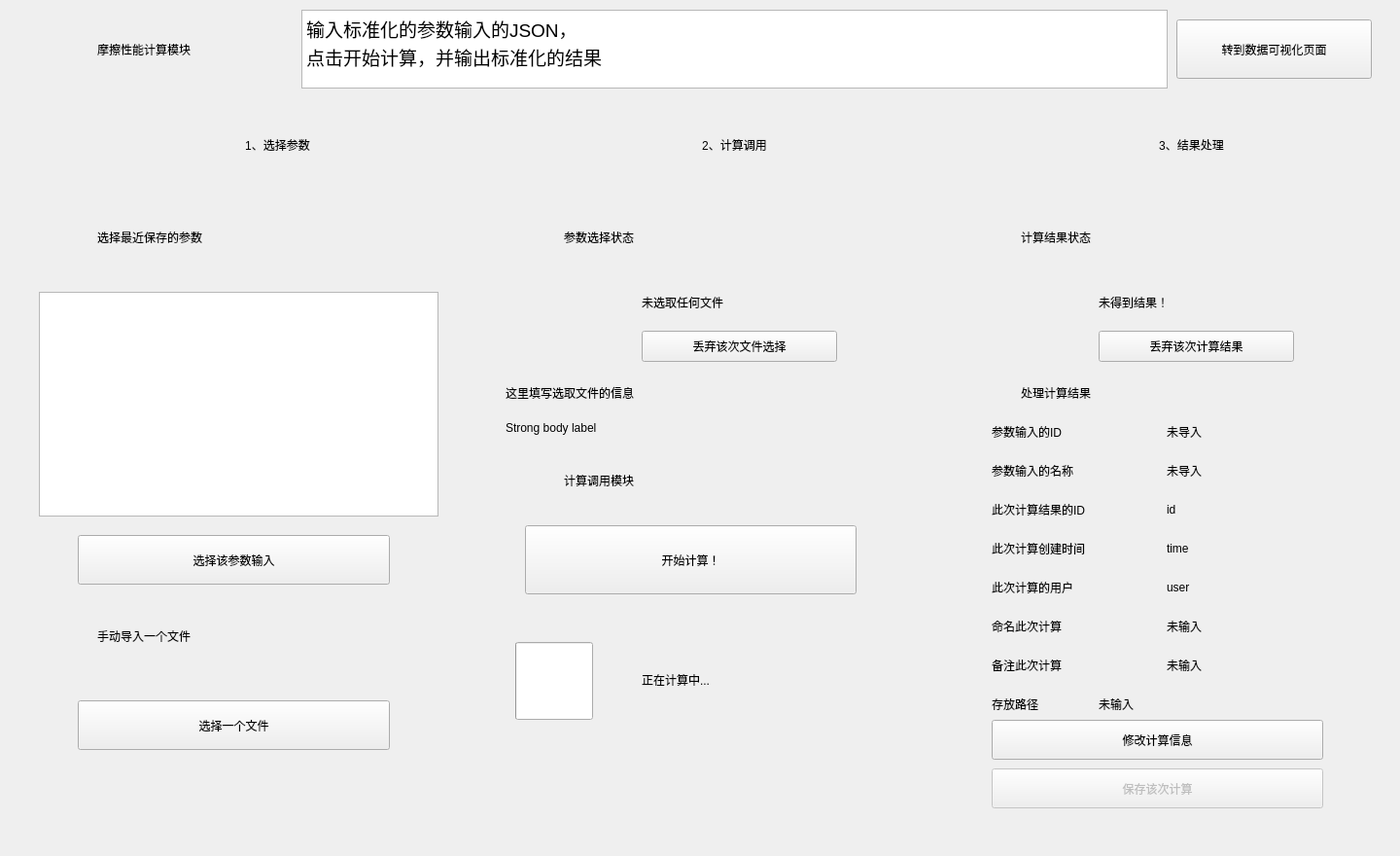
<?xml version="1.0" encoding="UTF-8"?>
<ui version="4.0">
 <class>CaculationFace_UI</class>
 <widget class="QWidget" name="CaculationFace_UI">
  <property name="enabled">
   <bool>true</bool>
  </property>
  <property name="geometry">
   <rect>
    <x>0</x>
    <y>0</y>
    <width>1440</width>
    <height>880</height>
   </rect>
  </property>
  <property name="sizePolicy">
   <sizepolicy hsizetype="Fixed" vsizetype="Fixed">
    <horstretch>0</horstretch>
    <verstretch>0</verstretch>
   </sizepolicy>
  </property>
  <property name="minimumSize">
   <size>
    <width>1440</width>
    <height>880</height>
   </size>
  </property>
  <property name="maximumSize">
   <size>
    <width>1440</width>
    <height>880</height>
   </size>
  </property>
  <property name="windowTitle">
   <string>Form</string>
  </property>
  <widget class="ElevatedCardWidget" name="ElevatedCardWidget">
   <property name="geometry">
    <rect>
     <x>20</x>
     <y>210</y>
     <width>451</width>
     <height>631</height>
    </rect>
   </property>
   <widget class="TableWidget" name="TableWidget">
    <property name="geometry">
     <rect>
      <x>20</x>
      <y>90</y>
      <width>411</width>
      <height>231</height>
     </rect>
    </property>
   </widget>
   <widget class="IconWidget" name="IconWidget_6">
    <property name="geometry">
     <rect>
      <x>20</x>
      <y>20</y>
      <width>31</width>
      <height>31</height>
     </rect>
    </property>
   </widget>
   <widget class="SubtitleLabel" name="SubtitleLabel_2">
    <property name="geometry">
     <rect>
      <x>80</x>
      <y>20</y>
      <width>311</width>
      <height>28</height>
     </rect>
    </property>
    <property name="text">
     <string>选择最近保存的参数</string>
    </property>
   </widget>
   <widget class="PrimaryPushButton" name="PrimaryPushButton">
    <property name="geometry">
     <rect>
      <x>60</x>
      <y>340</y>
      <width>321</width>
      <height>51</height>
     </rect>
    </property>
    <property name="text">
     <string>选择该参数输入</string>
    </property>
    <property name="hasIcon" stdset="0">
     <bool>true</bool>
    </property>
   </widget>
   <widget class="SubtitleLabel" name="SubtitleLabel_3">
    <property name="geometry">
     <rect>
      <x>80</x>
      <y>430</y>
      <width>311</width>
      <height>28</height>
     </rect>
    </property>
    <property name="text">
     <string>手动导入一个文件</string>
    </property>
   </widget>
   <widget class="IconWidget" name="IconWidget_7">
    <property name="geometry">
     <rect>
      <x>20</x>
      <y>430</y>
      <width>31</width>
      <height>31</height>
     </rect>
    </property>
   </widget>
   <widget class="PrimaryPushButton" name="PrimaryPushButton_2">
    <property name="geometry">
     <rect>
      <x>60</x>
      <y>510</y>
      <width>321</width>
      <height>51</height>
     </rect>
    </property>
    <property name="text">
     <string>选择一个文件</string>
    </property>
    <property name="hasIcon" stdset="0">
     <bool>true</bool>
    </property>
   </widget>
  </widget>
  <widget class="ElevatedCardWidget" name="ElevatedCardWidget_2">
   <property name="geometry">
    <rect>
     <x>490</x>
     <y>210</y>
     <width>451</width>
     <height>631</height>
    </rect>
   </property>
   <widget class="IconWidget" name="IconWidget_8">
    <property name="geometry">
     <rect>
      <x>30</x>
      <y>20</y>
      <width>31</width>
      <height>31</height>
     </rect>
    </property>
   </widget>
   <widget class="SubtitleLabel" name="SubtitleLabel_4">
    <property name="geometry">
     <rect>
      <x>90</x>
      <y>20</y>
      <width>311</width>
      <height>28</height>
     </rect>
    </property>
    <property name="text">
     <string>参数选择状态</string>
    </property>
   </widget>
   <widget class="IconWidget" name="IconWidget_9">
    <property name="geometry">
     <rect>
      <x>60</x>
      <y>60</y>
      <width>91</width>
      <height>91</height>
     </rect>
    </property>
   </widget>
   <widget class="TitleLabel" name="TitleLabel_5">
    <property name="geometry">
     <rect>
      <x>170</x>
      <y>80</y>
      <width>261</width>
      <height>41</height>
     </rect>
    </property>
    <property name="text">
     <string>未选取任何文件</string>
    </property>
   </widget>
   <widget class="SubtitleLabel" name="SubtitleLabel_5">
    <property name="geometry">
     <rect>
      <x>30</x>
      <y>180</y>
      <width>391</width>
      <height>28</height>
     </rect>
    </property>
    <property name="text">
     <string>这里填写选取文件的信息</string>
    </property>
   </widget>
   <widget class="SubtitleLabel" name="SubtitleLabel_6">
    <property name="geometry">
     <rect>
      <x>90</x>
      <y>270</y>
      <width>311</width>
      <height>28</height>
     </rect>
    </property>
    <property name="text">
     <string>计算调用模块</string>
    </property>
   </widget>
   <widget class="IconWidget" name="IconWidget_10">
    <property name="geometry">
     <rect>
      <x>30</x>
      <y>270</y>
      <width>31</width>
      <height>31</height>
     </rect>
    </property>
   </widget>
   <widget class="PrimaryPushButton" name="PrimaryPushButton_3">
    <property name="geometry">
     <rect>
      <x>50</x>
      <y>330</y>
      <width>341</width>
      <height>71</height>
     </rect>
    </property>
    <property name="text">
     <string>开始计算！</string>
    </property>
    <property name="hasIcon" stdset="0">
     <bool>true</bool>
    </property>
   </widget>
   <widget class="IndeterminateProgressRing" name="IndeterminateProgressRing">
    <property name="geometry">
     <rect>
      <x>40</x>
      <y>450</y>
      <width>80</width>
      <height>80</height>
     </rect>
    </property>
   </widget>
   <widget class="TitleLabel" name="TitleLabel_2">
    <property name="geometry">
     <rect>
      <x>170</x>
      <y>470</y>
      <width>241</width>
      <height>38</height>
     </rect>
    </property>
    <property name="text">
     <string>正在计算中...</string>
    </property>
   </widget>
   <widget class="PrimaryPushButton" name="PrimaryPushButton_7">
    <property name="geometry">
     <rect>
      <x>170</x>
      <y>130</y>
      <width>201</width>
      <height>32</height>
     </rect>
    </property>
    <property name="text">
     <string>丢弃该次文件选择</string>
    </property>
    <property name="hasIcon" stdset="0">
     <bool>true</bool>
    </property>
   </widget>
   <widget class="StrongBodyLabel" name="StrongBodyLabel">
    <property name="geometry">
     <rect>
      <x>30</x>
      <y>220</y>
      <width>401</width>
      <height>19</height>
     </rect>
    </property>
    <property name="text">
     <string>Strong body label</string>
    </property>
   </widget>
  </widget>
  <widget class="ElevatedCardWidget" name="ElevatedCardWidget_3">
   <property name="geometry">
    <rect>
     <x>960</x>
     <y>210</y>
     <width>451</width>
     <height>631</height>
    </rect>
   </property>
   <widget class="IconWidget" name="IconWidget_11">
    <property name="geometry">
     <rect>
      <x>30</x>
      <y>20</y>
      <width>31</width>
      <height>31</height>
     </rect>
    </property>
   </widget>
   <widget class="SubtitleLabel" name="SubtitleLabel_7">
    <property name="geometry">
     <rect>
      <x>90</x>
      <y>20</y>
      <width>311</width>
      <height>28</height>
     </rect>
    </property>
    <property name="text">
     <string>计算结果状态</string>
    </property>
   </widget>
   <widget class="TitleLabel" name="TitleLabel_6">
    <property name="geometry">
     <rect>
      <x>170</x>
      <y>80</y>
      <width>261</width>
      <height>41</height>
     </rect>
    </property>
    <property name="text">
     <string>未得到结果！</string>
    </property>
   </widget>
   <widget class="IconWidget" name="IconWidget_12">
    <property name="geometry">
     <rect>
      <x>60</x>
      <y>60</y>
      <width>91</width>
      <height>91</height>
     </rect>
    </property>
   </widget>
   <widget class="IconWidget" name="IconWidget_13">
    <property name="geometry">
     <rect>
      <x>30</x>
      <y>180</y>
      <width>31</width>
      <height>31</height>
     </rect>
    </property>
   </widget>
   <widget class="SubtitleLabel" name="SubtitleLabel_8">
    <property name="geometry">
     <rect>
      <x>90</x>
      <y>180</y>
      <width>311</width>
      <height>28</height>
     </rect>
    </property>
    <property name="text">
     <string>处理计算结果</string>
    </property>
   </widget>
   <widget class="PrimaryPushButton" name="PrimaryPushButton_4">
    <property name="geometry">
     <rect>
      <x>60</x>
      <y>530</y>
      <width>341</width>
      <height>41</height>
     </rect>
    </property>
    <property name="text">
     <string>修改计算信息</string>
    </property>
    <property name="hasIcon" stdset="0">
     <bool>true</bool>
    </property>
   </widget>
   <widget class="IconWidget" name="IconWidget_14">
    <property name="geometry">
     <rect>
      <x>10</x>
      <y>220</y>
      <width>31</width>
      <height>31</height>
     </rect>
    </property>
   </widget>
   <widget class="SubtitleLabel" name="SubtitleLabel_9">
    <property name="geometry">
     <rect>
      <x>60</x>
      <y>220</y>
      <width>171</width>
      <height>28</height>
     </rect>
    </property>
    <property name="text">
     <string>参数输入的ID</string>
    </property>
   </widget>
   <widget class="SubtitleLabel" name="SubtitleLabel_10">
    <property name="geometry">
     <rect>
      <x>240</x>
      <y>220</y>
      <width>171</width>
      <height>28</height>
     </rect>
    </property>
    <property name="text">
     <string>未导入</string>
    </property>
   </widget>
   <widget class="SubtitleLabel" name="SubtitleLabel_16">
    <property name="geometry">
     <rect>
      <x>60</x>
      <y>260</y>
      <width>171</width>
      <height>28</height>
     </rect>
    </property>
    <property name="text">
     <string>参数输入的名称</string>
    </property>
   </widget>
   <widget class="IconWidget" name="IconWidget_19">
    <property name="geometry">
     <rect>
      <x>10</x>
      <y>260</y>
      <width>31</width>
      <height>31</height>
     </rect>
    </property>
   </widget>
   <widget class="SubtitleLabel" name="SubtitleLabel_15">
    <property name="geometry">
     <rect>
      <x>240</x>
      <y>260</y>
      <width>171</width>
      <height>28</height>
     </rect>
    </property>
    <property name="text">
     <string>未导入</string>
    </property>
   </widget>
   <widget class="IconWidget" name="IconWidget_20">
    <property name="geometry">
     <rect>
      <x>10</x>
      <y>300</y>
      <width>31</width>
      <height>31</height>
     </rect>
    </property>
   </widget>
   <widget class="SubtitleLabel" name="SubtitleLabel_17">
    <property name="geometry">
     <rect>
      <x>240</x>
      <y>300</y>
      <width>171</width>
      <height>28</height>
     </rect>
    </property>
    <property name="text">
     <string>id</string>
    </property>
   </widget>
   <widget class="SubtitleLabel" name="SubtitleLabel_18">
    <property name="geometry">
     <rect>
      <x>60</x>
      <y>300</y>
      <width>171</width>
      <height>28</height>
     </rect>
    </property>
    <property name="text">
     <string>此次计算结果的ID</string>
    </property>
   </widget>
   <widget class="IconWidget" name="IconWidget_21">
    <property name="geometry">
     <rect>
      <x>10</x>
      <y>340</y>
      <width>31</width>
      <height>31</height>
     </rect>
    </property>
   </widget>
   <widget class="SubtitleLabel" name="SubtitleLabel_19">
    <property name="geometry">
     <rect>
      <x>240</x>
      <y>340</y>
      <width>191</width>
      <height>28</height>
     </rect>
    </property>
    <property name="text">
     <string>time</string>
    </property>
   </widget>
   <widget class="SubtitleLabel" name="SubtitleLabel_20">
    <property name="geometry">
     <rect>
      <x>60</x>
      <y>340</y>
      <width>171</width>
      <height>28</height>
     </rect>
    </property>
    <property name="text">
     <string>此次计算创建时间</string>
    </property>
   </widget>
   <widget class="IconWidget" name="IconWidget_22">
    <property name="geometry">
     <rect>
      <x>10</x>
      <y>420</y>
      <width>31</width>
      <height>31</height>
     </rect>
    </property>
   </widget>
   <widget class="SubtitleLabel" name="SubtitleLabel_21">
    <property name="geometry">
     <rect>
      <x>240</x>
      <y>420</y>
      <width>171</width>
      <height>28</height>
     </rect>
    </property>
    <property name="text">
     <string>未输入</string>
    </property>
   </widget>
   <widget class="SubtitleLabel" name="SubtitleLabel_22">
    <property name="geometry">
     <rect>
      <x>60</x>
      <y>420</y>
      <width>171</width>
      <height>28</height>
     </rect>
    </property>
    <property name="text">
     <string>命名此次计算</string>
    </property>
   </widget>
   <widget class="PrimaryPushButton" name="PrimaryPushButton_6">
    <property name="enabled">
     <bool>false</bool>
    </property>
    <property name="geometry">
     <rect>
      <x>60</x>
      <y>580</y>
      <width>341</width>
      <height>41</height>
     </rect>
    </property>
    <property name="text">
     <string>保存该次计算</string>
    </property>
    <property name="hasIcon" stdset="0">
     <bool>true</bool>
    </property>
   </widget>
   <widget class="SubtitleLabel" name="SubtitleLabel_23">
    <property name="geometry">
     <rect>
      <x>60</x>
      <y>460</y>
      <width>171</width>
      <height>28</height>
     </rect>
    </property>
    <property name="text">
     <string>备注此次计算</string>
    </property>
   </widget>
   <widget class="IconWidget" name="IconWidget_23">
    <property name="geometry">
     <rect>
      <x>10</x>
      <y>460</y>
      <width>31</width>
      <height>31</height>
     </rect>
    </property>
   </widget>
   <widget class="SubtitleLabel" name="SubtitleLabel_24">
    <property name="geometry">
     <rect>
      <x>240</x>
      <y>460</y>
      <width>171</width>
      <height>28</height>
     </rect>
    </property>
    <property name="text">
     <string>未输入</string>
    </property>
   </widget>
   <widget class="PrimaryPushButton" name="PrimaryPushButton_8">
    <property name="geometry">
     <rect>
      <x>170</x>
      <y>130</y>
      <width>201</width>
      <height>32</height>
     </rect>
    </property>
    <property name="text">
     <string>丢弃该次计算结果</string>
    </property>
    <property name="hasIcon" stdset="0">
     <bool>true</bool>
    </property>
   </widget>
   <widget class="SubtitleLabel" name="SubtitleLabel_25">
    <property name="geometry">
     <rect>
      <x>240</x>
      <y>380</y>
      <width>171</width>
      <height>28</height>
     </rect>
    </property>
    <property name="text">
     <string>user</string>
    </property>
   </widget>
   <widget class="IconWidget" name="IconWidget_24">
    <property name="geometry">
     <rect>
      <x>10</x>
      <y>380</y>
      <width>31</width>
      <height>31</height>
     </rect>
    </property>
   </widget>
   <widget class="SubtitleLabel" name="SubtitleLabel_26">
    <property name="geometry">
     <rect>
      <x>60</x>
      <y>380</y>
      <width>171</width>
      <height>28</height>
     </rect>
    </property>
    <property name="text">
     <string>此次计算的用户</string>
    </property>
   </widget>
   <widget class="IconWidget" name="IconWidget_25">
    <property name="geometry">
     <rect>
      <x>10</x>
      <y>500</y>
      <width>31</width>
      <height>31</height>
     </rect>
    </property>
   </widget>
   <widget class="SubtitleLabel" name="SubtitleLabel_28">
    <property name="geometry">
     <rect>
      <x>60</x>
      <y>500</y>
      <width>171</width>
      <height>28</height>
     </rect>
    </property>
    <property name="text">
     <string>存放路径</string>
    </property>
   </widget>
   <widget class="CaptionLabel" name="CaptionLabel">
    <property name="geometry">
     <rect>
      <x>170</x>
      <y>500</y>
      <width>261</width>
      <height>28</height>
     </rect>
    </property>
    <property name="text">
     <string>未输入</string>
    </property>
   </widget>
  </widget>
  <widget class="CardWidget" name="CardWidget">
   <property name="geometry">
    <rect>
     <x>20</x>
     <y>100</y>
     <width>451</width>
     <height>101</height>
    </rect>
   </property>
   <widget class="IconWidget" name="IconWidget">
    <property name="geometry">
     <rect>
      <x>30</x>
      <y>20</y>
      <width>61</width>
      <height>61</height>
     </rect>
    </property>
   </widget>
   <widget class="TitleLabel" name="TitleLabel">
    <property name="geometry">
     <rect>
      <x>110</x>
      <y>30</y>
      <width>311</width>
      <height>38</height>
     </rect>
    </property>
    <property name="text">
     <string>1、选择参数</string>
    </property>
    <property name="alignment">
     <set>Qt::AlignCenter</set>
    </property>
   </widget>
  </widget>
  <widget class="CardWidget" name="CardWidget_2">
   <property name="geometry">
    <rect>
     <x>490</x>
     <y>100</y>
     <width>451</width>
     <height>101</height>
    </rect>
   </property>
   <widget class="IconWidget" name="IconWidget_3">
    <property name="geometry">
     <rect>
      <x>30</x>
      <y>20</y>
      <width>61</width>
      <height>61</height>
     </rect>
    </property>
   </widget>
   <widget class="TitleLabel" name="TitleLabel_3">
    <property name="geometry">
     <rect>
      <x>110</x>
      <y>30</y>
      <width>311</width>
      <height>38</height>
     </rect>
    </property>
    <property name="text">
     <string>2、计算调用</string>
    </property>
    <property name="alignment">
     <set>Qt::AlignCenter</set>
    </property>
   </widget>
  </widget>
  <widget class="CardWidget" name="CardWidget_3">
   <property name="geometry">
    <rect>
     <x>960</x>
     <y>100</y>
     <width>451</width>
     <height>101</height>
    </rect>
   </property>
   <widget class="IconWidget" name="IconWidget_4">
    <property name="geometry">
     <rect>
      <x>30</x>
      <y>20</y>
      <width>61</width>
      <height>61</height>
     </rect>
    </property>
   </widget>
   <widget class="TitleLabel" name="TitleLabel_4">
    <property name="geometry">
     <rect>
      <x>110</x>
      <y>30</y>
      <width>311</width>
      <height>38</height>
     </rect>
    </property>
    <property name="text">
     <string>3、结果处理</string>
    </property>
    <property name="alignment">
     <set>Qt::AlignCenter</set>
    </property>
   </widget>
  </widget>
  <widget class="ElevatedCardWidget" name="ElevatedCardWidget_4">
   <property name="geometry">
    <rect>
     <x>20</x>
     <y>10</y>
     <width>281</width>
     <height>82</height>
    </rect>
   </property>
   <widget class="IconWidget" name="IconWidget_5">
    <property name="geometry">
     <rect>
      <x>10</x>
      <y>10</y>
      <width>60</width>
      <height>60</height>
     </rect>
    </property>
   </widget>
   <widget class="SubtitleLabel" name="SubtitleLabel">
    <property name="geometry">
     <rect>
      <x>80</x>
      <y>20</y>
      <width>191</width>
      <height>41</height>
     </rect>
    </property>
    <property name="text">
     <string>摩擦性能计算模块</string>
    </property>
   </widget>
  </widget>
  <widget class="TextEdit" name="TextEdit">
   <property name="geometry">
    <rect>
     <x>310</x>
     <y>10</y>
     <width>891</width>
     <height>81</height>
    </rect>
   </property>
   <property name="html">
    <string>&lt;!DOCTYPE HTML PUBLIC &quot;-//W3C//DTD HTML 4.0//EN&quot; &quot;http://www.w3.org/TR/REC-html40/strict.dtd&quot;&gt;
&lt;html&gt;&lt;head&gt;&lt;meta name=&quot;qrichtext&quot; content=&quot;1&quot; /&gt;&lt;style type=&quot;text/css&quot;&gt;
p, li { white-space: pre-wrap; }
&lt;/style&gt;&lt;/head&gt;&lt;body style=&quot; font-family:'Segoe UI','Microsoft YaHei','PingFang SC','SimSun'; font-size:14px; font-weight:400; font-style:normal;&quot;&gt;
&lt;p style=&quot; margin-top:0px; margin-bottom:0px; margin-left:0px; margin-right:0px; -qt-block-indent:0; text-indent:0px;&quot;&gt;&lt;span style=&quot; font-size:14pt;&quot;&gt;输入标准化的参数输入的JSON，&lt;/span&gt;&lt;/p&gt;
&lt;p style=&quot; margin-top:0px; margin-bottom:0px; margin-left:0px; margin-right:0px; -qt-block-indent:0; text-indent:0px;&quot;&gt;&lt;span style=&quot; font-size:14pt;&quot;&gt;点击开始计算，并输出标准化的结果&lt;/span&gt;&lt;/p&gt;&lt;/body&gt;&lt;/html&gt;</string>
   </property>
  </widget>
  <widget class="PrimaryPushButton" name="PrimaryPushButton_9">
   <property name="geometry">
    <rect>
     <x>1210</x>
     <y>20</y>
     <width>201</width>
     <height>61</height>
    </rect>
   </property>
   <property name="text">
    <string>转到数据可视化页面</string>
   </property>
   <property name="hasIcon" stdset="0">
    <bool>true</bool>
   </property>
  </widget>
 </widget>
 <customwidgets>
  <customwidget>
   <class>PushButton</class>
   <extends>QPushButton</extends>
   <header>qfluentwidgets</header>
  </customwidget>
  <customwidget>
   <class>PrimaryPushButton</class>
   <extends>PushButton</extends>
   <header>qfluentwidgets</header>
  </customwidget>
  <customwidget>
   <class>IconWidget</class>
   <extends>QWidget</extends>
   <header>qfluentwidgets</header>
  </customwidget>
  <customwidget>
   <class>CardWidget</class>
   <extends>QFrame</extends>
   <header>qfluentwidgets</header>
   <container>1</container>
  </customwidget>
  <customwidget>
   <class>ElevatedCardWidget</class>
   <extends>SimpleCardWidget</extends>
   <header>qfluentwidgets</header>
   <container>1</container>
  </customwidget>
  <customwidget>
   <class>SimpleCardWidget</class>
   <extends>CardWidget</extends>
   <header>qfluentwidgets</header>
   <container>1</container>
  </customwidget>
  <customwidget>
   <class>CaptionLabel</class>
   <extends>QLabel</extends>
   <header>qfluentwidgets</header>
  </customwidget>
  <customwidget>
   <class>StrongBodyLabel</class>
   <extends>QLabel</extends>
   <header>qfluentwidgets</header>
  </customwidget>
  <customwidget>
   <class>SubtitleLabel</class>
   <extends>QLabel</extends>
   <header>qfluentwidgets</header>
  </customwidget>
  <customwidget>
   <class>TitleLabel</class>
   <extends>QLabel</extends>
   <header>qfluentwidgets</header>
  </customwidget>
  <customwidget>
   <class>IndeterminateProgressRing</class>
   <extends>QProgressBar</extends>
   <header>qfluentwidgets</header>
  </customwidget>
  <customwidget>
   <class>TextEdit</class>
   <extends>QTextEdit</extends>
   <header>qfluentwidgets</header>
  </customwidget>
  <customwidget>
   <class>TableWidget</class>
   <extends>QTableWidget</extends>
   <header>qfluentwidgets</header>
  </customwidget>
 </customwidgets>
 <resources/>
 <connections/>
</ui>
